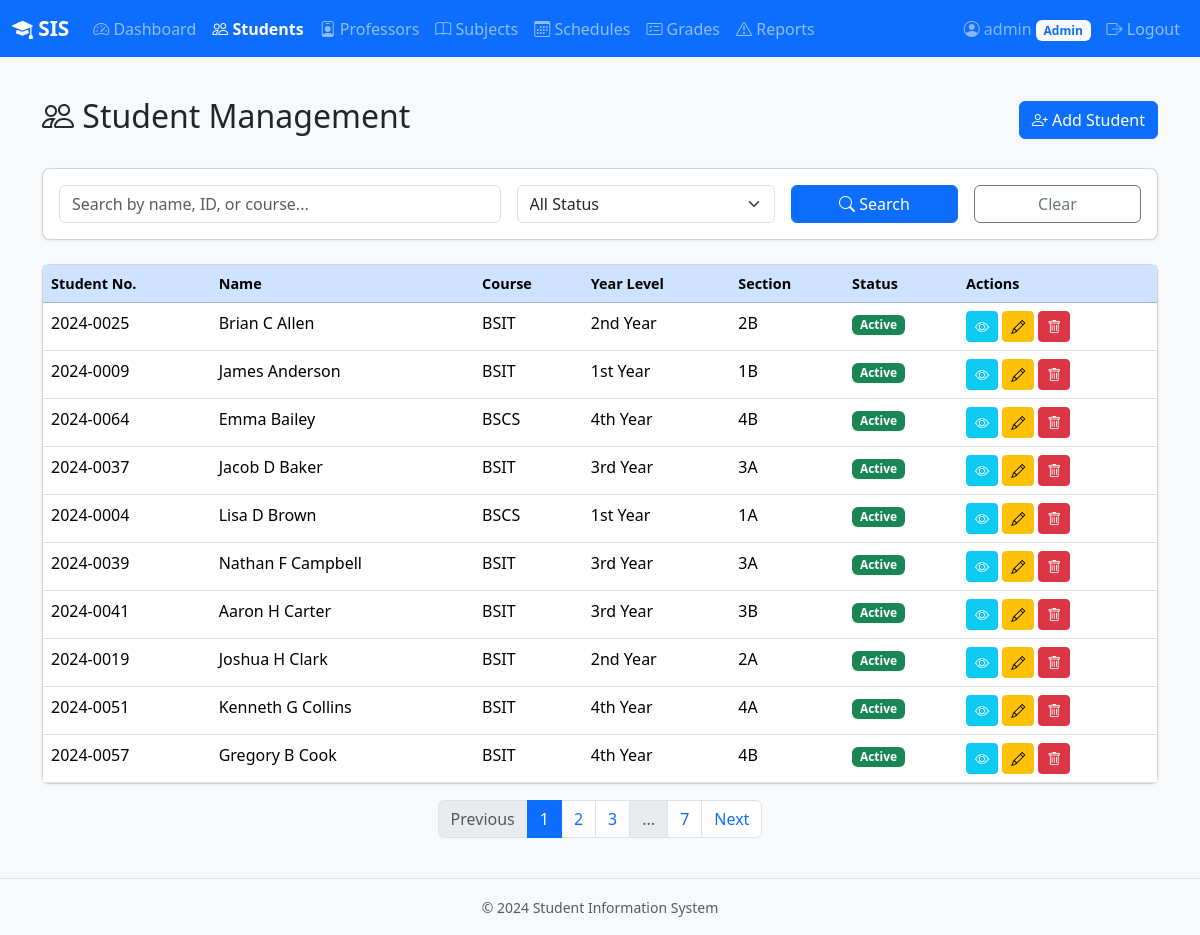
/admin/students (signed in), run on the app's committed database.
### backend/models.py (models this page shows, shortened)
class User(UserMixin, db.Model):
    __tablename__ = "users"
    id = db.Column(db.Integer, primary_key=True)
    username = db.Column(db.String(80), unique=True, nullable=False)
    password_hash = db.Column(db.String(256), nullable=False)
    email = db.Column(db.String(120), unique=True, nullable=False)
    role = db.Column(db.String(20), nullable=False)  # admin, professor, student
    created_at = db.Column(db.DateTime, default=datetime.utcnow)
    student = db.relationship("Student", backref="user", uselist=False, cascade="all, delete-orphan")
    professor = db.relationship("Professor", backref="user", uselist=False, cascade="all, delete-orphan")
    admin = db.relationship("Admin", backref="user", uselist=False, cascade="all, delete-orphan")

class Student(db.Model):
    __tablename__ = "students"
    id = db.Column(db.Integer, primary_key=True)
    user_id = db.Column(db.Integer, db.ForeignKey("users.id"), unique=True, nullable=False)
    student_number = db.Column(db.String(20), unique=True, nullable=True)
    first_name = db.Column(db.String(80), nullable=False)
    middle_name = db.Column(db.String(80), nullable=True)
    last_name = db.Column(db.String(80), nullable=False)
    gender = db.Column(db.String(10), nullable=False)
    course = db.Column(db.String(100), nullable=False)
    year_level = db.Column(db.String(20), nullable=False)  # 1st Year, 2nd Year, etc.
    section = db.Column(db.String(10), nullable=False)       # 1A, 1B, etc.
    status = db.Column(db.String(20), default="active")    # active, suspended, removed
    status_reason = db.Column(db.Text, nullable=True)
    grades = db.relationship("Grade", backref="student", lazy="dynamic")
    disciplinary_reports = db.relationship("DisciplinaryReport", backref="student", lazy="dynamic")
    @property
    def full_name(self):
        if self.middle_name:
            return f"{self.first_name} {self.middle_name} {self.last_name}"
        return f"{self.first_name} {self.last_name}"

### backend/routes.py (the view, shortened to what this page needs)
@admin_bp.route("/students")
@login_required
@role_required("admin")
def students_list():
    page = request.args.get("page", 1, type=int)
    search = request.args.get("search", "").strip()
    status_filter = request.args.get("status", "all")
    query = Student.query
    if status_filter != "all":
        query = query.filter_by(status=status_filter)
    pagination = query.order_by(Student.last_name).paginate(page=page, per_page=PER_PAGE, error_out=False)
    return render_template(
        "admin/students.html",
        students=pagination.items,
        pagination=pagination,
        search=search,
        status_filter=status_filter,
        year_levels=YEAR_LEVELS,
        sections=SECTIONS,
    )

### backend/auth.py (called while the page is built)
@login_manager.user_loader
def load_user(user_id):
    return User.query.get(int(user_id))

def role_required(*roles):
    def decorator(f):
        @wraps(f)
        def decorated_function(*args, **kwargs):
            if not current_user.is_authenticated:
                return redirect(url_for("auth.login"))
            if current_user.role not in roles:
                flash("You do not have permission to access that page.", "danger")
                abort(403)
            return f(*args, **kwargs)
        return decorated_function
    return decorator

### frontend/templates/admin/students.html (shortened to what this page needs)
{% extends "base.html" %}
{% block nav_items %}
<li class="nav-item"><a class="nav-link" href="{{ url_for('admin.dashboard') }}"><i class="bi bi-speedometer2"></i> Dashboard</a></li>
<li class="nav-item"><a class="nav-link active" href="{{ url_for('admin.students_list') }}"><i class="bi bi-people"></i> Students</a></li>
<li class="nav-item"><a class="nav-link" href="{{ url_for('admin.professors_list') }}"><i class="bi bi-person-badge"></i> Professors</a></li>
<li class="nav-item"><a class="nav-link" href="{{ url_for('admin.subjects_list') }}"><i class="bi bi-book"></i> Subjects</a></li>
<li class="nav-item"><a class="nav-link" href="{{ url_for('admin.schedules_list') }}"><i class="bi bi-calendar3"></i> Schedules</a></li>
<li class="nav-item"><a class="nav-link" href="{{ url_for('admin.grades_list') }}"><i class="bi bi-card-checklist"></i> Grades</a></li>
<li class="nav-item"><a class="nav-link" href="{{ url_for('admin.reports_list') }}"><i class="bi bi-exclamation-triangle"></i> Reports</a></li>
{% endblock %}
{% block content %}
<div class="d-flex justify-content-between align-items-center mb-4">
    <h2><i class="bi bi-people"></i> Student Management</h2>
    <a href="{{ url_for('admin.students_add') }}" class="btn btn-primary">
        <i class="bi bi-person-plus"></i> Add Student
    </a>
</div>
<div class="card mb-4">
    <div class="card-body">
        <form method="GET" class="row g-3">
            <div class="col-md-5">
                <input type="text" class="form-control" name="search" placeholder="Search by name, ID, or course..."
                       value="{{ search }}">
            </div>
            <div class="col-md-3">
                <select class="form-select" name="status">
                    <option value="all" {% if status_filter == 'all' %}selected{% endif %}>All Status</option>
                </select>
            </div>
            <div class="col-md-2">
                <button type="submit" class="btn btn-primary w-100"><i class="bi bi-search"></i> Search</button>
            </div>
            <div class="col-md-2">
                <a href="{{ url_for('admin.students_list') }}" class="btn btn-outline-secondary w-100">Clear</a>
            </div>
        </form>
    </div>
</div>
<div class="card">
    <div class="card-body p-0">
        <div class="table-responsive">
            <table class="table table-hover mb-0">
                <thead class="table-primary">
                    <tr>
                        <th>Student No.</th>
                        <th>Name</th>
                        <th>Course</th>
                        <th>Year Level</th>
                        <th>Section</th>
                        <th>Status</th>
                        <th>Actions</th>
                    </tr>
                </thead>
                <tbody>
                    {% for student in students %}
                    <tr>
                        <td>{{ student.student_number or 'N/A' }}</td>
                        <td>{{ student.full_name }}</td>
                        <td>{{ student.course }}</td>
                        <td>{{ student.year_level }}</td>
                        <td>{{ student.section }}</td>
                        <td>
                            {% if student.status == 'active' %}
                                <span class="badge bg-success">Active</span>
                            {% elif student.status == 'suspended' %}
                                <span class="badge bg-warning text-dark">Suspended</span>
                            {% else %}
                                <span class="badge bg-danger">Removed</span>
                            {% endif %}
                        </td>
                        <td>
                            <a href="{{ url_for('admin.students_view', student_id=student.id) }}" class="btn btn-sm btn-info text-white" title="View">
                                <i class="bi bi-eye"></i>
                            </a>
                            <a href="{{ url_for('admin.students_edit', student_id=student.id) }}" class="btn btn-sm btn-warning" title="Edit">
                                <i class="bi bi-pencil"></i>
                            </a>
                            <button type="button" class="btn btn-sm btn-danger" title="Delete"
                                    data-bs-toggle="modal" data-bs-target="#deleteModal{{ student.id }}">
                                <i class="bi bi-trash"></i>
                            </button>
                        </td>
                    </tr>
                    {% else %}
                    <tr>
                        <td colspan="7" class="text-center text-muted py-4">No students found.</td>
                    </tr>
                    {% endfor %}
                </tbody>
            </table>
        </div>
    </div>
</div>
{% if pagination.pages > 1 %}
<nav class="mt-3">
    <ul class="pagination justify-content-center">
        <li class="page-item {% if not pagination.has_prev %}disabled{% endif %}">
            <a class="page-link" href="{{ url_for('admin.students_list', page=pagination.prev_num, search=search, status=status_filter) }}">Previous</a>
        </li>
        {% for p in pagination.iter_pages(left_edge=1, right_edge=1, left_current=2, right_current=2) %}
            {% if p %}
                <li class="page-item {% if p == pagination.page %}active{% endif %}">
                    <a class="page-link" href="{{ url_for('admin.students_list', page=p, search=search, status=status_filter) }}">{{ p }}</a>
                </li>
            {% else %}
                <li class="page-item disabled"><span class="page-link">...</span></li>
            {% endif %}
        {% endfor %}
        <li class="page-item {% if not pagination.has_next %}disabled{% endif %}">
            <a class="page-link" href="{{ url_for('admin.students_list', page=pagination.next_num, search=search, status=status_filter) }}">Next</a>
        </li>
    </ul>
</nav>
{% endif %}
{% endblock %}

### frontend/templates/base.html (shortened to what this page needs)
<!DOCTYPE html>
<html lang="en">
<head>
    <link href="https://cdn.jsdelivr.net/npm/bootstrap@5.3.2/dist/css/bootstrap.min.css" rel="stylesheet">
    <link href="https://cdn.jsdelivr.net/npm/bootstrap-icons@1.11.1/font/bootstrap-icons.css" rel="stylesheet">
    <link href="{{ url_for('static', filename='css/style.css') }}" rel="stylesheet">
</head>
<body>
    {% if current_user.is_authenticated %}
    <nav class="navbar navbar-expand-lg navbar-dark bg-primary">
        <div class="container-fluid">
            <a class="navbar-brand" href="{{ url_for(current_user.role + '.dashboard') }}">
                <i class="bi bi-mortarboard-fill"></i> SIS
            </a>
            <div class="collapse navbar-collapse" id="navbarNav">
                <ul class="navbar-nav me-auto">
                    {% block nav_items %}{% endblock %}
                </ul>
                <ul class="navbar-nav">
                    <li class="nav-item">
                        <span class="nav-link text-white-50">
                            <i class="bi bi-person-circle"></i> {{ current_user.username }}
                            <span class="badge bg-light text-primary">{{ current_user.role|title }}</span>
                        </span>
                    </li>
                    <li class="nav-item">
                        <a class="nav-link" href="{{ url_for('auth.logout') }}">
                            <i class="bi bi-box-arrow-right"></i> Logout
                        </a>
                    </li>
                </ul>
            </div>
        </div>
    </nav>
    {% endif %}
    <main class="container py-4">
        {% block content %}{% endblock %}
    </main>
    <footer class="text-center text-muted py-3 mt-auto">
        <small>&copy; 2024 Student Information System</small>
    </footer>
</body>
</html>

### frontend/static/css/style.css (style rules this page uses)
:root { --sis-primary: #0d6efd; --sis-primary-dark: #0a58ca; --sis-light: #f8f9fa; }
body { background-color: var(--sis-light); min-height: 100vh; display: flex; flex-direction: column; }
main { flex: 1; }
.navbar-brand { font-weight: 700; font-size: 1.3rem; }
.nav-link.active { font-weight: 600; }
.card { border-radius: 8px; box-shadow: 0 1px 3px rgba(0, 0, 0, 0.08); }
.table thead th { font-weight: 600; font-size: 0.9rem; }
.btn-primary { background-color: var(--sis-primary); border-color: var(--sis-primary); }
.page-item.active .page-link { background-color: var(--sis-primary); border-color: var(--sis-primary); }
footer { border-top: 1px solid #dee2e6; }

### data on the page
User: username "admin", role "Admin"
Student: student_number "2024-0025", full_name "Brian C Allen", course "BSIT", year_level "2nd Year", section "2B", status "Active"
Student: student_number "2024-0009", full_name "James Anderson", course "BSIT", year_level "1st Year", section "1B", status "Active"
Student: student_number "2024-0064", full_name "Emma Bailey", course "BSCS", year_level "4th Year", section "4B", status "Active"
Student: student_number "2024-0037", full_name "Jacob D Baker", course "BSIT", year_level "3rd Year", section "3A", status "Active"
Student: student_number "2024-0004", full_name "Lisa D Brown", course "BSCS", year_level "1st Year", section "1A", status "Active"
Student: student_number "2024-0039", full_name "Nathan F Campbell", course "BSIT", year_level "3rd Year", section "3A", status "Active"
Student: student_number "2024-0041", full_name "Aaron H Carter", course "BSIT", year_level "3rd Year", section "3B", status "Active"
Student: student_number "2024-0019", full_name "Joshua H Clark", course "BSIT", year_level "2nd Year", section "2A", status "Active"
Student: student_number "2024-0051", full_name "Kenneth G Collins", course "BSIT", year_level "4th Year", section "4A", status "Active"
Student: student_number "2024-0057", full_name "Gregory B Cook", course "BSIT", year_level "4th Year", section "4B", status "Active"

### other printed values
{{ p }} "1" "2" "3" "7"
